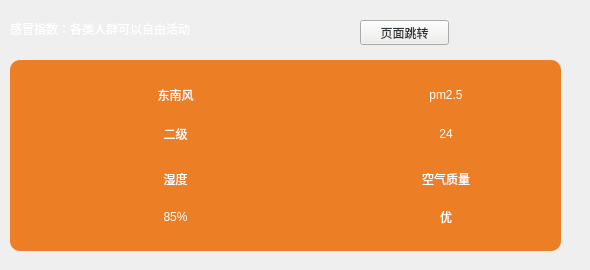
   <widget class="QWidget" name="widgetMid" native="true">
    <property name="geometry">
     <rect>
      <x>9</x>
      <y>221</y>
      <width>590</width>
      <height>270</height>
     </rect>
    </property>
    <property name="minimumSize">
     <size>
      <width>590</width>
      <height>270</height>
     </size>
    </property>
    <property name="maximumSize">
     <size>
      <width>590</width>
      <height>270</height>
     </size>
    </property>
    <property name="styleSheet">
     <string notr="true">color:rgb(255,255,255);</string>
    </property>
    <widget class="QLabel" name="fluLabel">
     <property name="geometry">
      <rect>
       <x>10</x>
       <y>20</y>
       <width>241</width>
       <height>17</height>
      </rect>
     </property>
     <property name="text">
      <string>感冒指数：各类人群可以自由活动</string>
     </property>
    </widget>
    <widget class="QWidget" name="widgetMidNotice" native="true">
     <property name="geometry">
      <rect>
       <x>10</x>
       <y>60</y>
       <width>551</width>
       <height>191</height>
      </rect>
     </property>
     <property name="styleSheet">
      <string notr="true">
background-color: rgb(236, 127, 37);
border-radius: 10px;</string>
     </property>
     <layout class="QGridLayout" name="gridLayout">
      <property name="leftMargin">
       <number>15</number>
      </property>
      <property name="topMargin">
       <number>15</number>
      </property>
      <property name="rightMargin">
       <number>15</number>
      </property>
      <property name="bottomMargin">
       <number>15</number>
      </property>
      <property name="horizontalSpacing">
       <number>20</number>
      </property>
      <item row="1" column="1">
       <layout class="QHBoxLayout" name="quallityHorizontalLayout">
        <item>
         <widget class="QLabel" name="labelQuality">
          <property name="minimumSize">
           <size>
            <width>50</width>
            <height>50</height>
           </size>
          </property>
          <property name="maximumSize">
           <size>
            <width>50</width>
            <height>50</height>
           </size>
          </property>
          <property name="text">
           <string/>
          </property>
          <property name="pixmap">
           <pixmap resource="main.qrc">:/res/aqi.png</pixmap>
          </property>
          <property name="scaledContents">
           <bool>true</bool>
          </property>
         </widget>
        </item>
        <item>
         <layout class="QVBoxLayout" name="verticalLayout_12">
          <item>
           <widget class="QLabel" name="labelQualityType">
            <property name="text">
             <string>空气质量</string>
            </property>
            <property name="alignment">
             <set>Qt::AlignCenter</set>
            </property>
           </widget>
          </item>
          <item>
           <widget class="QLabel" name="labelQualityType_2">
            <property name="text">
             <string>优</string>
            </property>
            <property name="alignment">
             <set>Qt::AlignCenter</set>
            </property>
           </widget>
          </item>
         </layout>
        </item>
       </layout>
      </item>
      <item row="0" column="0">
       <layout class="QHBoxLayout" name="windHorizontalLayout">
        <item>
         <widget class="QLabel" name="labelWind">
          <property name="minimumSize">
           <size>
            <width>50</width>
            <height>50</height>
           </size>
          </property>
          <property name="maximumSize">
           <size>
            <width>50</width>
            <height>50</height>
           </size>
          </property>
          <property name="text">
           <string/>
          </property>
          <property name="pixmap">
           <pixmap resource="main.qrc">:/res/wind.png</pixmap>
          </property>
          <property name="scaledContents">
           <bool>true</bool>
          </property>
         </widget>
        </item>
        <item>
         <layout class="QVBoxLayout" name="verticalLayout_13">
          <item>
           <widget class="QLabel" name="labelWindType">
            <property name="text">
             <string>东南风</string>
            </property>
            <property name="alignment">
             <set>Qt::AlignCenter</set>
            </property>
           </widget>
          </item>
          <item>
           <widget class="QLabel" name="labelWindType_2">
            <property name="text">
             <string>二级</string>
            </property>
            <property name="alignment">
             <set>Qt::AlignCenter</set>
            </property>
           </widget>
          </item>
         </layout>
        </item>
       </layout>
      </item>
      <item row="0" column="1">
       <layout class="QHBoxLayout" name="pmHorizontalLayout">
        <item>
         <widget class="QLabel" name="labelPm">
          <property name="minimumSize">
           <size>
            <width>50</width>
            <height>50</height>
           </size>
          </property>
          <property name="maximumSize">
           <size>
            <width>50</width>
            <height>50</height>
           </size>
          </property>
          <property name="text">
           <string/>
          </property>
          <property name="pixmap">
           <pixmap resource="main.qrc">:/res/pm25.png</pixmap>
          </property>
          <property name="scaledContents">
           <bool>true</bool>
          </property>
         </widget>
        </item>
        <item>
         <layout class="QVBoxLayout" name="verticalLayout_10">
          <item>
           <widget class="QLabel" name="labelPmType">
            <property name="text">
             <string>pm2.5</string>
            </property>
            <property name="alignment">
             <set>Qt::AlignCenter</set>
            </property>
           </widget>
          </item>
          <item>
           <widget class="QLabel" name="labelPmType_2">
            <property name="text">
             <string>24</string>
            </property>
            <property name="alignment">
             <set>Qt::AlignCenter</set>
            </property>
           </widget>
          </item>
         </layout>
        </item>
       </layout>
      </item>
      <item row="1" column="0">
       <layout class="QHBoxLayout" name="humidityHorizontalLayout">
        <item>
         <widget class="QLabel" name="labelHumidity">
          <property name="minimumSize">
           <size>
            <width>50</width>
            <height>50</height>
           </size>
          </property>
          <property name="maximumSize">
           <size>
            <width>50</width>
            <height>50</height>
           </size>
          </property>
          <property name="text">
           <string/>
          </property>
          <property name="pixmap">
           <pixmap resource="main.qrc">:/res/humidity.png</pixmap>
          </property>
          <property name="scaledContents">
           <bool>true</bool>
          </property>
         </widget>
        </item>
        <item>
         <layout class="QVBoxLayout" name="verticalLayout_11">
          <item>
           <widget class="QLabel" name="labelHumidityType">
            <property name="text">
             <string>湿度</string>
            </property>
            <property name="alignment">
             <set>Qt::AlignCenter</set>
            </property>
           </widget>
          </item>
          <item>
           <widget class="QLabel" name="labelHumidityType_2">
            <property name="text">
             <string>85%</string>
            </property>
            <property name="alignment">
             <set>Qt::AlignCenter</set>
            </property>
           </widget>
          </item>
         </layout>
        </item>
       </layout>
      </item>
     </layout>
    </widget>
    <widget class="QPushButton" name="pushButton">
     <property name="geometry">
      <rect>
       <x>360</x>
       <y>20</y>
       <width>89</width>
       <height>25</height>
      </rect>
     </property>
     <property name="styleSheet">
      <string notr="true">background-color: rgb(238, 238, 236);
color: rgb(46, 52, 54);</string>
     </property>
     <property name="text">
      <string>页面跳转</string>
     </property>
    </widget>
   </widget>
